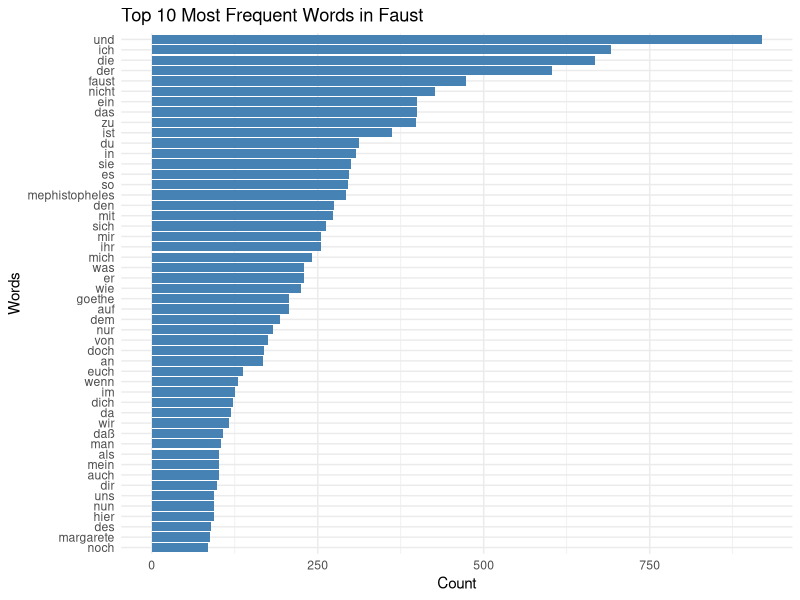

Recreate this plot in R.
## ---- chunk 1
fruits <- c("Apple", "Banana", "Orange", "Lemon", "Blackberry", "Peach", "annona")

grep("e", fruits)
fruits[grep("e", fruits)]
## ---- chunk 2
library(tidyverse)

iris %>%
  filter(str_detect(Species, "set"))
## ---- chunk 3
gsub("e", "a", fruits)
## ---- chunk 4
str_replace(fruits, "e", "a")
## ---- chunk 5
stringr::str_view(fruits, "e")
## ---- chunk 6
str_view(fruits, "e.")
## ---- chunk 7
str_view(fruits, "a..e")
## ---- chunk 8
str_view(c("a", "ab", "abb"), "ab?")
## ---- chunk 9
str_view(c("a", "ab", "abb"), "ab+")
## ---- chunk 10
str_view(c("a", "ab", "abb", "abc"), "ab*")
## ---- chunk 11
str_view(fruits, "a[cn]")
## ---- chunk 12
str_view(fruits, "e[^aeiou]")
## ---- chunk 13
str_view(c("ca1", "x3", "a"), "[a-z]")
## ---- chunk 14
str_view(c("ca1", "x3", "3a"), "[a-z][0-9]")
## ---- chunk 15
str_view(c("ca1", "x3", "3a"), "^[a-z][0-9]")
## ---- chunk 16
str_view(fruits, "an|ea")
## ---- chunk 17
str_view(c("ba", "ab"), "^b")
## ---- chunk 18
str_view(c("ba", "ab"), "b$")
## ---- chunk 19
char_vec <- c("+?", "ab", "34.+")

str_view(char_vec, "\\+")
## ---- chunk 20
x <- "a\\b"
str_view(x, "\\\\")
## ---- chunk 21
str_view(fruits, "p{2}")
## ---- chunk 22
str_view(fruits, "p{1,}")
## ---- chunk 23
str_view(fruits, "(an){2}")

## Instead of:
str_view(fruits, "an{2}")

## ---- chunk 24
str_view(fruits, "(.)\\1")
## ---- chunk 25
str_view(fruits, "(.)(n)\\1\\2")
## ---- chunk 26
recipe <- c("2 Apples", "6 Bananas", "500 g sugar", "1 kg flour", "500 ml milk")
## ---- chunk 27
str_extract_all(recipe, "\\d+")
## ---- chunk 28
sentences[grep("(.)\\1", sentences)]
## ---- chunk 29
str_extract_all(sentences, " [a-z]+(a)(l)\\2" ) %>%
  unlist %>%
  table
## ---- chunk 30
faust <- readLines(here::here("docs", "r_sig", "25_02_10_regex", "faust.txt"), warn = FALSE)

word_count <- str_extract_all(faust, boundary("word")) %>%
  unlist() 
word_count <- tolower(word_count) %>%
  table() %>%
  as.data.frame() %>%
  arrange(desc(Freq)) # Sorting by frequency
colnames(word_count) <- c("Word", "Count")

# Convert Word column to character for proper sorting
word_count$Word <- as.character(word_count$Word)

# Plot the top 50 most frequent words
ggplot(word_count  %>% head(50), aes(x = reorder(Word, Count), y = Count)) +
  geom_col(fill = "steelblue") +
  coord_flip() + # Flip for better readability
  theme_minimal() +
  labs(title = "Top 10 Most Frequent Words in Faust",
       x = "Words",
       y = "Count")
## ---- chunk 31
text <- "Hello Team,

Please reach out to John at john.doe96@example.com for project updates. If you have any financial queries, contact Sarah at sarah_finance@company.org.

For general inquiries, you can email info@business.net or our HR department at hr-department@enterprise.co.uk.

Best regards,
Admin Team (admin@corporate.com)"
## ---- chunk 32
str_extract_all(text, "[a-zA-Z0-9._%+-]+@[a-zA-Z0-9.-]+\\.[a-zA-Z]{2,}")
